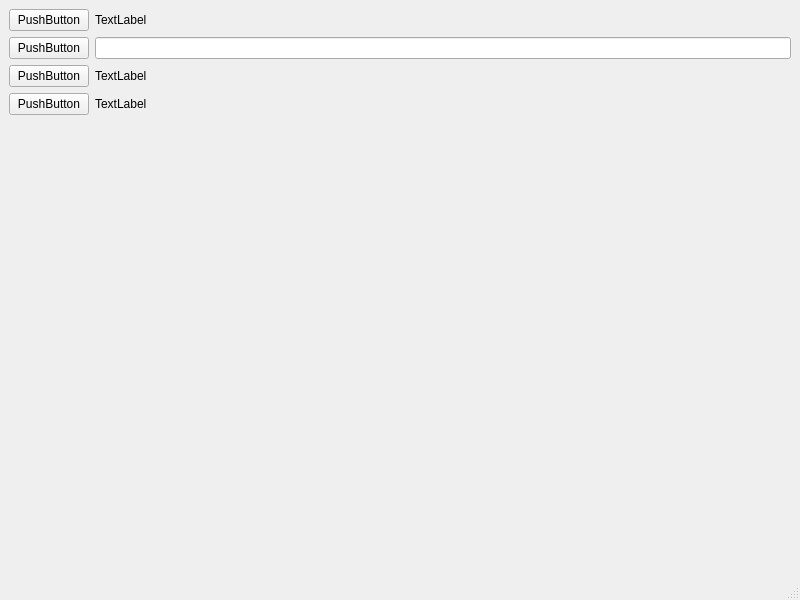
<?xml version="1.0" encoding="UTF-8"?>
<ui version="4.0">
 <class>MainWindow</class>
 <widget class="QMainWindow" name="MainWindow">
  <property name="geometry">
   <rect>
    <x>0</x>
    <y>0</y>
    <width>800</width>
    <height>600</height>
   </rect>
  </property>
  <property name="windowTitle">
   <string>MainWindow</string>
  </property>
  <widget class="QWidget" name="centralwidget">
   <layout class="QGridLayout" name="gridLayout">
    <item row="0" column="0" colspan="2">
     <layout class="QFormLayout" name="formLayout">
      <item row="0" column="0">
       <widget class="QPushButton" name="pushButton">
        <property name="text">
         <string>PushButton</string>
        </property>
       </widget>
      </item>
      <item row="0" column="1">
       <widget class="QLabel" name="label">
        <property name="text">
         <string>TextLabel</string>
        </property>
       </widget>
      </item>
      <item row="1" column="0">
       <widget class="QPushButton" name="pushButton_2">
        <property name="text">
         <string>PushButton</string>
        </property>
       </widget>
      </item>
      <item row="2" column="0">
       <widget class="QPushButton" name="pushButton_3">
        <property name="text">
         <string>PushButton</string>
        </property>
       </widget>
      </item>
      <item row="2" column="1">
       <widget class="QLabel" name="label_3">
        <property name="text">
         <string>TextLabel</string>
        </property>
       </widget>
      </item>
      <item row="3" column="0">
       <widget class="QPushButton" name="pushButton_4">
        <property name="text">
         <string>PushButton</string>
        </property>
       </widget>
      </item>
      <item row="3" column="1">
       <widget class="QLabel" name="label_4">
        <property name="text">
         <string>TextLabel</string>
        </property>
       </widget>
      </item>
      <item row="1" column="1">
       <widget class="QLineEdit" name="lineEdit"/>
      </item>
     </layout>
    </item>
   </layout>
  </widget>
  <widget class="QMenuBar" name="menubar">
   <property name="geometry">
    <rect>
     <x>0</x>
     <y>0</y>
     <width>800</width>
     <height>21</height>
    </rect>
   </property>
  </widget>
  <widget class="QStatusBar" name="statusbar"/>
 </widget>
 <resources/>
 <connections>
  <connection>
   <sender>pushButton_2</sender>
   <signal>clicked()</signal>
   <receiver>lineEdit</receiver>
   <slot>clear()</slot>
   <hints>
    <hint type="sourcelabel">
     <x>69</x>
     <y>55</y>
    </hint>
    <hint type="destinationlabel">
     <x>440</x>
     <y>69</y>
    </hint>
   </hints>
  </connection>
 </connections>
</ui>
